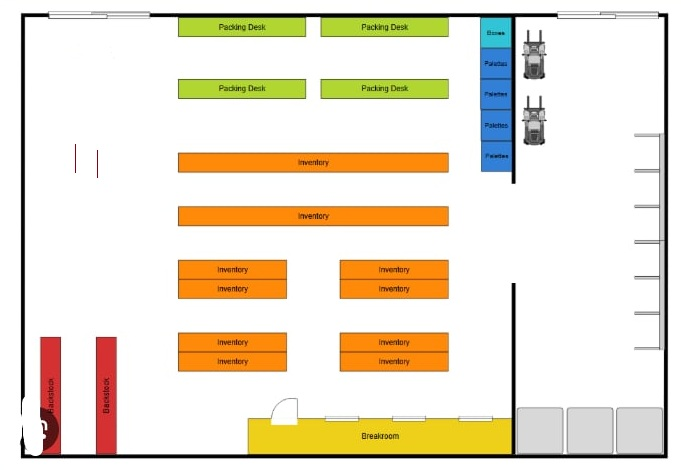
#> input picture examples/warehouse.jpg, 681 x 470 px
$ python -i detection.py   (imports and definitions only)
#> lines starting #> are read from the running program, lines starting #| are printed output that depends on the picture; after the words box and inside, x2 and y2 are one past the last pixel; in counts of white or black regions, pixels touching at a corner belong together
#> further down, picture is the input picture: shape (470, 681, 3); mean B, G, R 207.6, 226.3, 236.1
"""
Floor and obstacle detection using computer vision
"""
import cv2
import numpy as np

def detect_floor_and_obstacles(img):
    """
    Detect floor (walkable) and obstacles from warehouse image.

    Args:
        img: BGR image (OpenCV format)

    Returns:
        floor_mask: Binary mask where WHITE=floor, BLACK=obstacles
    """
    gray = cv2.cvtColor(img, cv2.COLOR_BGR2GRAY)
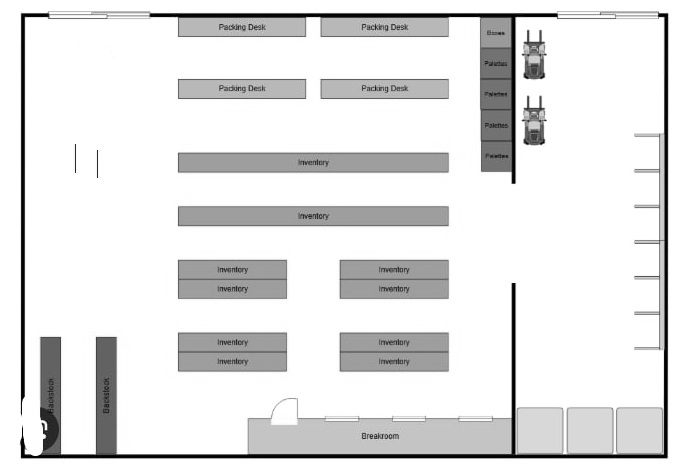
#> gray: shape (470, 681); min 0, max 255, mean 227.1
    hsv = cv2.cvtColor(img, cv2.COLOR_BGR2HSV)
#> hsv: shape (470, 681, 3); mean H, S, V 14.2, 40.7, 239.4

    # Edge detection methods
    edges_canny = cv2.Canny(gray, 30, 100)
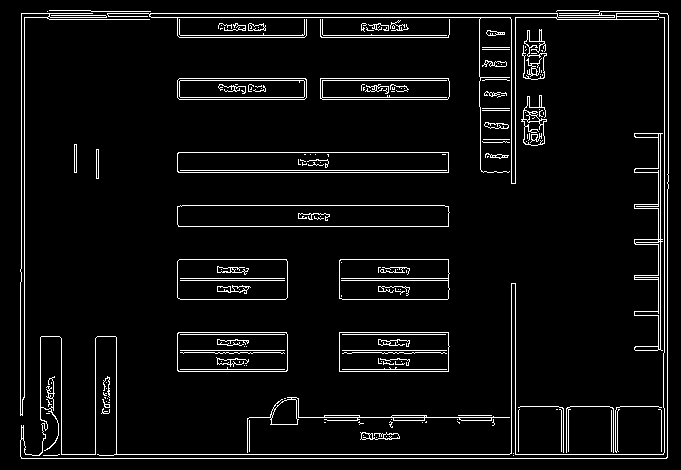
#> edges_canny: shape (470, 681); 5.4% white in thin lines or dots
    _, edges_dark = cv2.threshold(gray, 220, 255, cv2.THRESH_BINARY_INV)
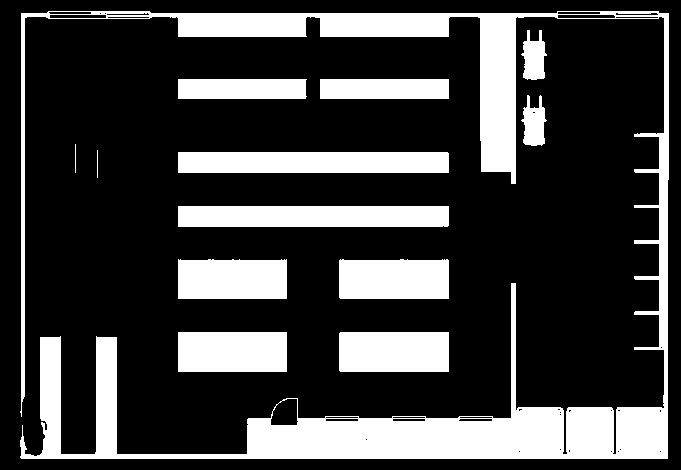
#> edges_dark: shape (470, 681); 24.8% white; 13 white regions, largest, box (x1, y1, x2, y2) and area: (20, 11, 669, 459) 43691, (178, 152, 449, 173) 5690, (178, 206, 449, 227) 5689
    edges_color = (hsv[:, :, 1] > 15).astype(np.uint8) * 255
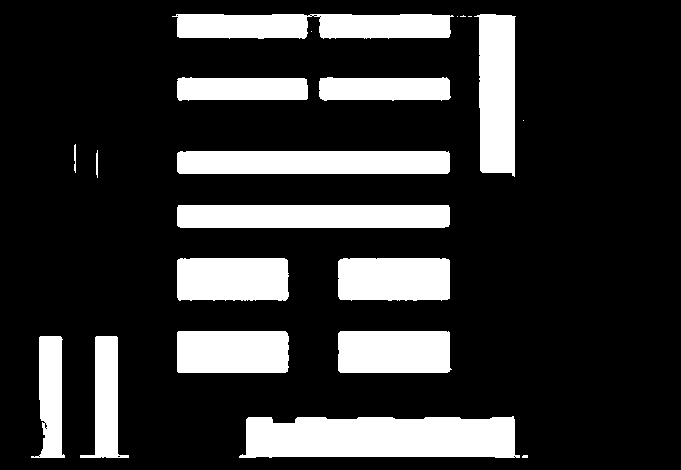
#> edges_color: shape (470, 681); 20.3% white; 21 white regions (6 under 20 px), largest, box (x1, y1, x2, y2) and area: (239, 416, 520, 458) 10503, (177, 205, 450, 228) 6264, (177, 151, 450, 174) 6262
    dark_brown = (gray < 100).astype(np.uint8) * 255
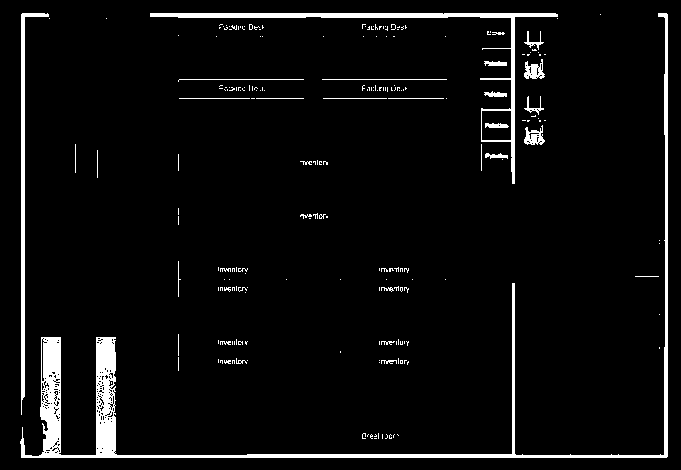
#> dark_brown: shape (470, 681); 4.9% white; 216 white regions (181 under 20 px), largest, box (x1, y1, x2, y2) and area: (20, 13, 668, 458) 8394, (150, 13, 558, 184) 2814, (21, 13, 49, 415) 1650

    # Combine all edges
    edges = cv2.bitwise_or(edges_canny, edges_dark)
#> edges: shape (470, 681); 26.2% white; 13 white regions, largest, box (x1, y1, x2, y2) and area: (20, 10, 669, 459) 46570, (177, 205, 450, 227) 5975, (177, 152, 449, 173) 5710
    edges = cv2.bitwise_or(edges, edges_color)
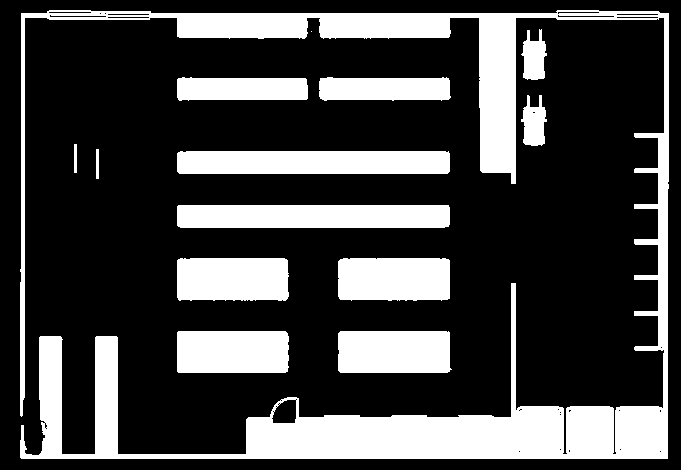
#> edges: shape (470, 681); 26.9% white; 14 white regions (1 under 20 px), largest, box (x1, y1, x2, y2) and area: (20, 10, 669, 459) 46994, (177, 205, 450, 228) 6265, (177, 151, 450, 174) 6262
    edges = cv2.bitwise_or(edges, dark_brown)

    # Close gaps
    kernel = cv2.getStructuringElement(cv2.MORPH_RECT, (5, 5))
    edges_closed = cv2.morphologyEx(edges, cv2.MORPH_CLOSE, kernel, iterations=3)
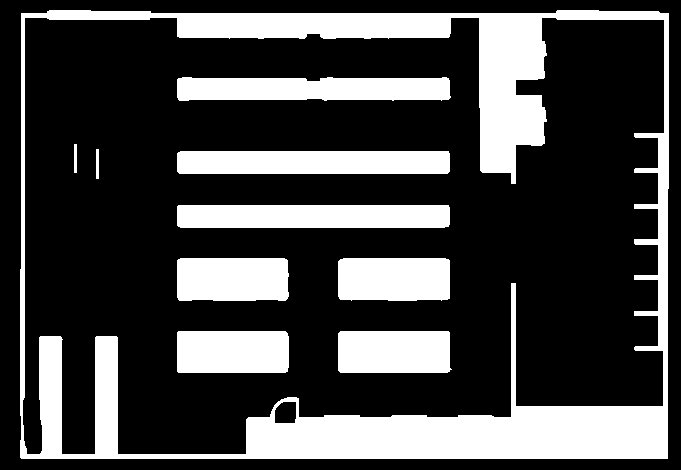
#> edges_closed: shape (470, 681); 27.7% white; 10 white regions, largest, box (x1, y1, x2, y2) and area: (20, 10, 669, 459) 51064, (177, 151, 450, 174) 6267, (177, 205, 450, 228) 6265

    # Floor = NOT obstacles (WHITE = floor)
    floor_mask = cv2.bitwise_not(edges_closed)

    return floor_mask

>>> import cv2
>>> picture = cv2.imread('../../examples/warehouse.jpg')
>>> result = detect_floor_and_obstacles(picture)
